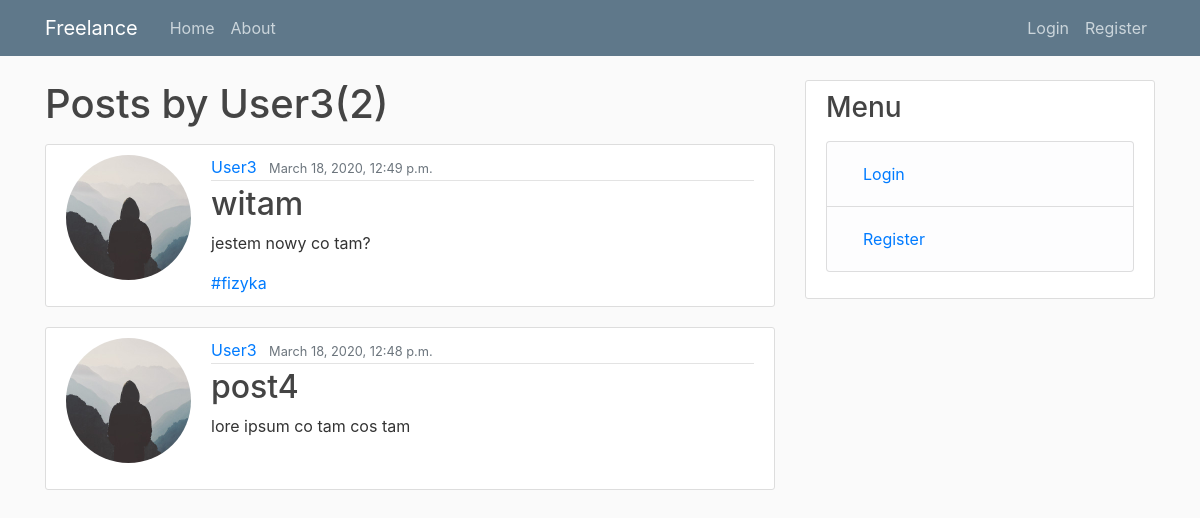
Page /user/User3 on the earlier database version.
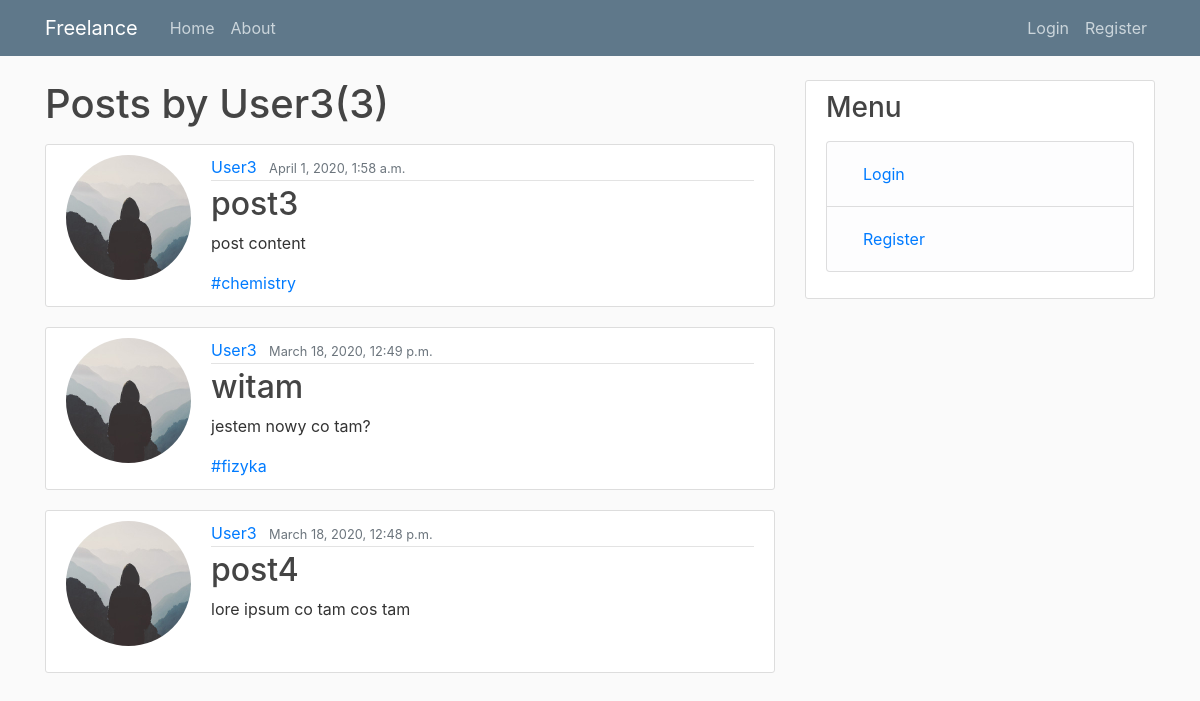
Same page on the later database version.
### blog/models.py (models this page shows, shortened)
class Post(models.Model):
    title = models.CharField(max_length=100)
    content = models.TextField()
    date_posted = models.DateTimeField(default=timezone.now)
    author = models.ForeignKey(User, on_delete=models.CASCADE)
    expire_date=models.DateTimeField(default=(timezone.now() + datetime.timedelta(days=1)))
    tags = TaggableManager()

### users/models.py (models this page shows, shortened)
class Profile(models.Model):
    user = models.OneToOneField(User, on_delete=models.CASCADE)
    image = models.ImageField(default='default.jpg',upload_to='profile_pics')
    desc = models.TextField(default='example text')

### blog/views.py (the view)
# urls.py: path('user/<str:username>', UserPostListView.as_view() ,name='user-posts'),
class UserPostListView(ListView):
    model = Post
    template_name = 'blog/user_posts.html'
    context_object_name = 'posts'
    ordering = ['-date_posted']
    paginate_by=10
    def get_queryset(self):
        user =get_object_or_404(User, username =self.kwargs.get('username'))
        return Post.objects.filter(author=user).order_by('-date_posted')

### blog/templates/blog/user_posts.html (shortened to what this page needs)
{% extends "blog/base.html" %}
{% block content %}
    <h1 class="mb-3">Posts by {{view.kwargs.username}}({{page_obj.paginator.count}})</h1>
    {% for post in posts %}
        <article class="media content-section">
        <img class="rounded-circle account-img" src="{{ post.author.profile.image.url }}">
        <div class="media-body">
          <div class="article-metadata">
            <a class="mr-2" href="{% url 'profile' post.author.id %}">{{ post.author }}</a>
            <small class="text-muted">{{ post.date_posted }}</small>
          </div>
          <h2><a class="article-title" href="{% url 'post-detail' post.id %}">{{ post.title }}</a></h2>
          <p class="article-content">{{ post.content }}</p>
          {% for tag in post.tags.all %}
          <a href="{% url 'tagged' tag.slug %}" class="mr-2">#{{ tag.name }}</a>
          {% endfor %}
        </div>
      </article>
    {% endfor %}
{% endblock content %}

Differences in the rows shown:
added Post: author.profile.image (placeholder picture), author "User3", date_posted "April 1, 2020, 1:58 a.m.", title "post3", content "post content"
added Tag: name "chemistry", shown under "User3"
Other differences:
{{ page_obj.paginator.count }}: "2" → "3"
